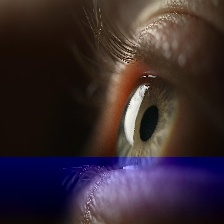
#> input picture datasets/critical/critical_000.jpg, 224 x 224 px
$ python -i preprocess.py   (imports and definitions only)
#> lines starting #> are read from the running program, lines starting #| are printed output that depends on the picture
import cv2
import numpy as np
from PIL import Image
import tensorflow as tf

class ImagePreprocessor:

    @staticmethod
    def preprocess_image(image_path, target_size=(224, 224)):
        """
        Preprocess image for model input
        """
#> called with image_path = '../datasets/critical/critical_000.jpg', target_size = (224, 224)
        # Read image
        img = cv2.imread(image_path)
#> img is the input picture: shape (224, 224, 3); mean B, G, R 47.9, 41.8, 55.9
        img = cv2.cvtColor(img, cv2.COLOR_BGR2RGB)

        # Apply preprocessing steps
        img = ImagePreprocessor.resize_image(img, target_size)
        img = ImagePreprocessor.enhance_contrast(img)
        img = ImagePreprocessor.denoise_image(img)
        img = ImagePreprocessor.normalize_image(img)

        return img

    @staticmethod
    def resize_image(img, target_size):
        """Resize image to target size"""
        return cv2.resize(img, target_size)

    @staticmethod
    def enhance_contrast(img):
        """Apply contrast enhancement for better feature detection"""
        # Convert to LAB color space
        lab = cv2.cvtColor(img, cv2.COLOR_RGB2LAB)
#> lab: shape (224, 224, 3); mean of channels 0, 1, 2 47.8, 136.8, 126.8
        l, a, b = cv2.split(lab)
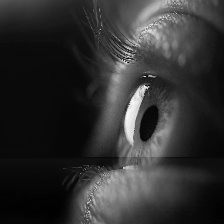
#> l: shape (224, 224); min 1, max 249, mean 47.8
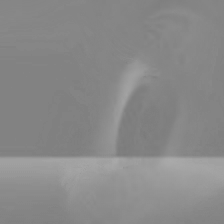
#> a: shape (224, 224); min 122, max 170, mean 136.8
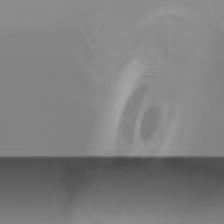
#> b: shape (224, 224); min 72, max 165, mean 126.8

        # Apply CLAHE to L channel
        clahe = cv2.createCLAHE(clipLimit=3.0, tileGridSize=(8,8))
        l = clahe.apply(l)
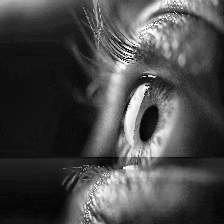
#> l: shape (224, 224); min 1, max 255, mean 71.5

        # Merge back
        enhanced = cv2.merge([l, a, b])
#> enhanced: shape (224, 224, 3); mean of channels 0, 1, 2 71.5, 136.8, 126.8
        enhanced = cv2.cvtColor(enhanced, cv2.COLOR_LAB2RGB)
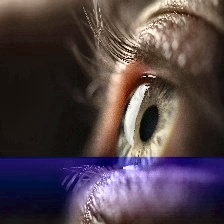
#> enhanced: shape (224, 224, 3); mean R, G, B 79, 64.5, 70.5

        return enhanced

    @staticmethod
    def denoise_image(img):
        """Apply denoising"""
        return cv2.fastNlMeansDenoisingColored(img, None, 10, 10, 7, 21)
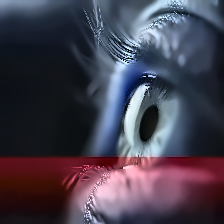
#> returned value: shape (224, 224, 3); mean of channels 0, 1, 2 78.4, 63.8, 69.7; drawn as B, G, R

    @staticmethod
    def normalize_image(img):
        """Normalize pixel values to [0, 1]"""
        return img.astype(np.float32) / 255.0

    @staticmethod
    def extract_eye_region(img):
        """
        Extract eye region using basic eye detection
        Note: In production, use more sophisticated eye detection
        """
        # Convert to grayscale
        gray = cv2.cvtColor(img, cv2.COLOR_RGB2GRAY)

        # Use Viola-Jones detector (simplified)
        eye_cascade = cv2.CascadeClassifier(cv2.data.haarcascades + 'haarcascade_eye.xml')
        eyes = eye_cascade.detectMultiScale(gray, 1.3, 5)

        if len(eyes) > 0:
            # Get the largest eye detected
            x, y, w, h = max(eyes, key=lambda rect: rect[2] * rect[3])
            return img[y:y+h, x:x+w]

        return img  # Return original if no eye detected

>>> result = ImagePreprocessor().preprocess_image('../datasets/critical/critical_000.jpg')

$ run again, on datasets/critical/critical_001.jpg
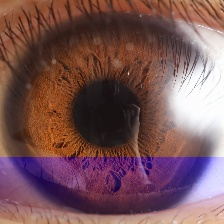
#> input picture datasets/critical/critical_001.jpg, 224 x 224 px
#> in preprocess_image, img is the input picture: shape (224, 224, 3); mean B, G, R 87.2, 84.8, 121.1
#> lab: shape (224, 224, 3); mean of channels 0, 1, 2 100.5, 144.9, 133.4
#> in enhance_contrast, `enhanced = cv2.cvtColor(enhanced, cv2.COLOR_LAB2RGB)`:
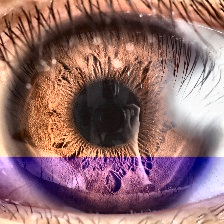
#> enhanced: shape (224, 224, 3); mean R, G, B 146.1, 108.1, 109.6
#> in denoise_image, `return cv2.fastNlMeansDenoisingColored(img, None, 10, 10, 7, 21)`:
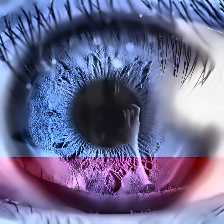
#> returned value: shape (224, 224, 3); mean of channels 0, 1, 2 145.8, 107.5, 109.3; drawn as B, G, R

$ run again, on datasets/critical/critical_002.jpg
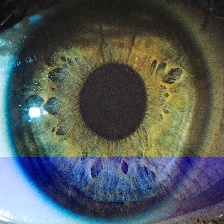
#> input picture datasets/critical/critical_002.jpg, 224 x 224 px
#> in preprocess_image, img is the input picture: shape (224, 224, 3); mean B, G, R 89.5, 89.9, 82.2
#> lab: shape (224, 224, 3); mean of channels 0, 1, 2 94.4, 127.6, 127.5
#> in enhance_contrast, `enhanced = cv2.cvtColor(enhanced, cv2.COLOR_LAB2RGB)`:
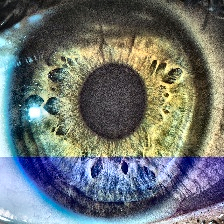
#> enhanced: shape (224, 224, 3); mean R, G, B 108, 115, 114.1
#> in denoise_image, `return cv2.fastNlMeansDenoisingColored(img, None, 10, 10, 7, 21)`:
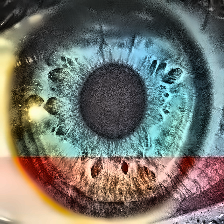
#> returned value: shape (224, 224, 3); mean of channels 0, 1, 2 107.2, 114.5, 113.7; drawn as B, G, R
